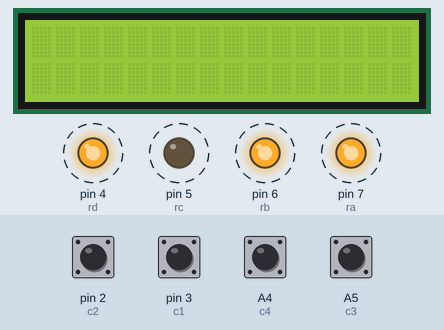
Simulated run of this sketch. Board: Arduino Uno, built with avr-gcc and run on an emulated ATmega328P. Parts: 16×2 character LCD, output pins drawn as LEDs (lit = HIGH). Dashed ring = blinking. The test bench sets the inputs (shaded band); at power-on: A4 (c4), A5 (c3), pin 2 (c2), pin 3 (c1) HIGH.

Above: at 1.2 s.
1.3 s: A4 (c4) pulled LOW for 0.15 s
At 1.46 s:
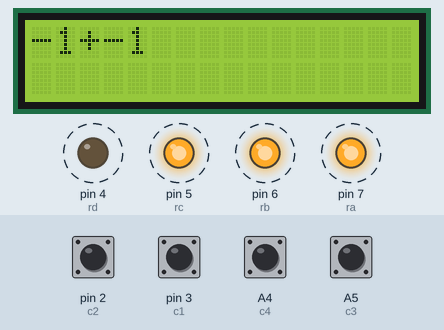
2.0 s: A5 (c3) pulled LOW for 1 s
At 2.18 s:
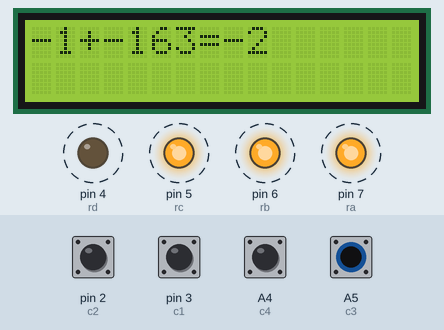
3.6 s: A4 (c4) pulled LOW for 1 s
At 3.75 s:
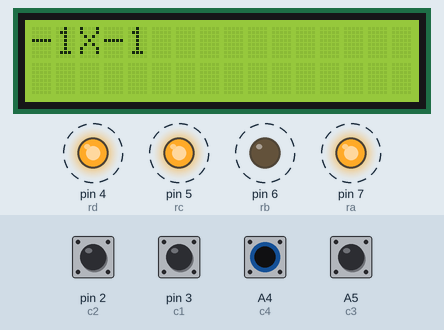
5.2 s: A5 (c3) pulled LOW for 0.15 s
At 5.35 s:
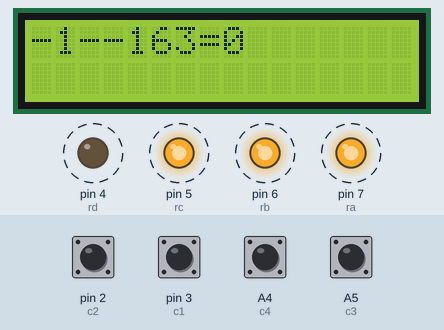
5.9 s: A5 (c3) pulled LOW for 1 s
At 6.07 s:
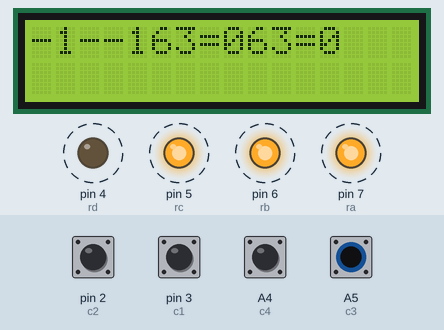
7.5 s: A5 (c3) pulled LOW for 1 s
At 8.0 s:
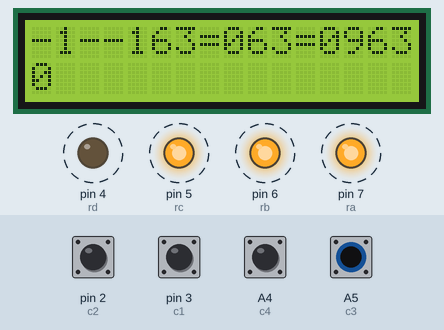
Timing chart, 0 to 10.1 s (numbered marks = the images above; inputs shaded):
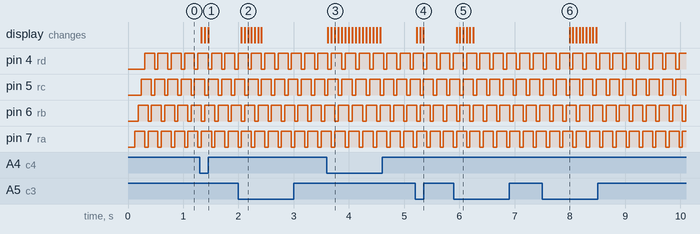

Measured:
- after the input at 1.3 s, the display: first changes at once (image 1 shows a later state)
- after the input at 2.0 s, the display: first changes after 0.05 s (image 2 shows a later state)
- after the input at 3.6 s, the display: first changes at once (image 3 shows a later state)
- after the input at 5.2 s, the display: first changes at once (image 4 shows a later state)
- after the input at 5.9 s, the display: first changes after 0.05 s (image 5 shows a later state)
- after the input at 7.5 s, the display: changes after 0.49 s (image 6)
- by itself, pin 4 (rd), pin 5 (rc), pin 6 (rb), pin 7 (ra): alternates HIGH for 0.18 s and LOW for 0.06 s

The sketch:

sketch_jun24b.ino
```cpp
const int c1 = 3;
const int c2 = 2;
const int c3 = A5;
const int c4 = A4;
const int ra = 7;
const int rb = 6;
const int rc = 5;
const int rd = 4;
int a=-1,b=-1,answer;
#include <LiquidCrystal.h>
LiquidCrystal lcd(13,12,11,10,9,8);

void setup(){

  pinMode(ra,OUTPUT);
  pinMode(rb,OUTPUT);
  pinMode(rc,OUTPUT);
  pinMode(rd,OUTPUT);
  pinMode(c1,INPUT_PULLUP);
  pinMode(c2,INPUT_PULLUP);
  pinMode(c3,INPUT_PULLUP);
  pinMode(c4,INPUT_PULLUP);
  lcd.begin(16,2);
  Serial.begin(9600);
}

void loop(){
  getnumber();

}

int add(int x,int y)
{
  return x+y;
}
int sub(int x,int y)
{
  return x-y;
}
int mult(int x,int y)
{
  return x*y;
}
int divn(int x,int y)
{
  return x/y;
}

void getnumber(){

  digitalWrite(ra,LOW);
      if (digitalRead(c1) == LOW) {
            lcd.print("7");
            if(a==-1)
            {
              a=7;
            }
            else
            {
              b=7;
            }

      }
      if (digitalRead(c2) == LOW) {
            lcd.print("8");
            if(a==-1)
            {
              a=8;
            }
            else
            {
              b=8;
            }
      }
      if (digitalRead(c3) == LOW) {
            lcd.print("9");
            if(a==-1)
            {
              a=9;
            }
            else
            {
              b=9;
            }
      }
      if (digitalRead(c4) == LOW)
          {
            lcd.setCursor(0,0);
            lcd.clear();
            lcd.print(a);
            lcd.print("/");
            lcd.print(b);
            answer = divn(a,b);
            a=-1;
            b=-1;
          }
  delay(60);
  digitalWrite(ra,HIGH);

  digitalWrite(rb,LOW);
      if (digitalRead(c1) == LOW) {
            lcd.print("4");
            if(a==-1)
            {
              a=4;
            }
            else
            {
              b=4;
            }
      }
      if (digitalRead(c2) == LOW) {
            lcd.print("5");
            if(a==-1)
            {
              a=5;
            }
            else
            {
              b=5;
            }
      }
      if (digitalRead(c3) == LOW) {
            lcd.print("6");
            if(a==-1)
            {
              a=6;
            }
            else
            {
              b=6;
            }
      }
      if (digitalRead(c4) == LOW)
          {
            lcd.setCursor(0,0);
            lcd.clear();
            lcd.print(a);
            lcd.print("X");
            lcd.print(b);
            answer = mult(a,b);
            a=-1;
            b=-1;
          }
  delay(60);
  digitalWrite(rb,HIGH);

  digitalWrite(rc,LOW);
      if (digitalRead(c1) == LOW) {
          lcd.print("1");
          if(a==-1)
          {
            a=1;
          }
          else
          {
            b=1;
          }

      }
      if (digitalRead(c2) == LOW) {
          lcd.print("2");
          if(a==-1)
          {
            a=2;
          }
          else
          {
            b=2;
          }
      }
      if (digitalRead(c3) == LOW) {
          lcd.print("3");
          if(a==-1)
          {
            a=3;
          }
          else
          {
            b=3;
          }
      }
      if (digitalRead(c4) == LOW)
      {
        lcd.setCursor(0,0);
        lcd.clear();
        lcd.print(a);
        lcd.print("-");
        lcd.print(b);
        answer = sub(a,b);
        a=-1;
        b=-1;
      }
  delay(60);
  digitalWrite(rc,HIGH);

  digitalWrite(rd,LOW);

      if (digitalRead(c1) == LOW) lcd.clear();
      if (digitalRead(c2) == LOW) {
        lcd.print("0");
        if(a==-1)
              {
                a=0;
              }
              else
              {
                b=0;
              }
      }
      if (digitalRead(c3) == LOW)
        {
          lcd.print("=");
          lcd.print(answer);


        }
      if (digitalRead(c4) == LOW)
      {
        lcd.setCursor(0,0);
        lcd.clear();
        lcd.print(a);
        lcd.print("+");
        lcd.print(b);
        answer = add(a,b);
        a=-1;
        b=-1;
      }
  delay(60);
  digitalWrite(rd,HIGH);

}
```
